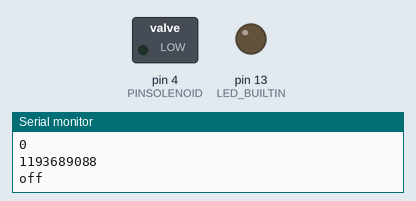
A program run on a simulated Arduino Uno, built with avr-gcc and run on an emulated ATmega328P. Parts: switched loads named in the program (green lamp = pin HIGH), output pins drawn as LEDs (lit = HIGH), the last lines printed to the serial monitor. EEPROM starts erased.

Above: at 3.5 s.
At 4.6 s:
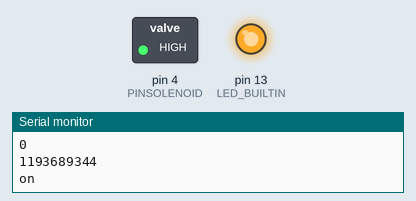
At 8.6 s:
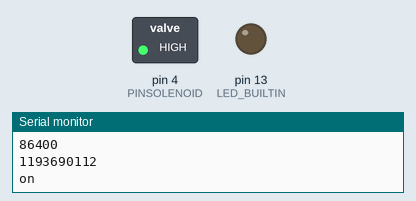
Timing chart, 0 to 10.1 s (numbered marks = the images above):
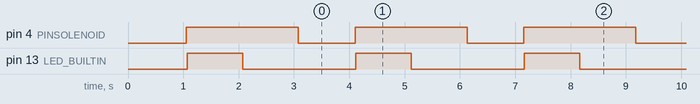

The program:

main.cpp
```cpp
/*
   Terminal Module is like a chat box. It allows you to send and receive commands between your
   board and smartphone.
   NOTE:
   1)For Arduino Mega Connect Bluetooth on Serial3 pins.
   2)For Arduino Uno/Nano library uses SoftwareSerial,hence pin 2 and pin 3 are used
   as RX and TX pins respectively on SoftwareSerial.Hence with arduino Uno
   follow below connections for bluetooth.
   UNO  - BLUETOOTH
   2    - TX
   3    - RX
   3)For Uno/Nano keep bluetooth Baudrate below 38400.

   You can reduce the size of library compiled by enabling only those modules that you want
   to use. For this first define CUSTOM_SETTINGS followed by defining INCLUDE_modulename.

   Explore more on: https://thestempedia.com/docs/dabble/terminal-module/
*/

#include <time_scheduler.h>
#include <Constants.h>
#include <TimeLib.h>
#include <Dabble.h>

#define CUSTOM_SETTINGS
#define INCLUDE_TERMINAL_MODULE

time_t time;
String msg_in = "";             // serial data from serial monitor on arduino to phone
String msg_out = "";            // serial data from phone to arduino
bool dataflag = 0;
Scheduler scheme;


void setup() {
  Serial.begin(9600);       // make sure your Serial Monitor is also set at this baud rate.
  Dabble.begin(9600);       //Change this baudrate as per your bluetooth baudrate. Connect bluetooth on digital pin 2(RX) and 3(TX) for Uno/Nano and on Serial3 pins for Mega.

  setTime(12, 0, 0, 19, 9, 2021);

  pinMode(PINSOLENOID, OUTPUT);
  pinMode(LED_BUILTIN, OUTPUT);
  digitalWrite(PINSOLENOID, LOW);
  digitalWrite(LED_BUILTIN, LOW);

/*   scheme.reset();
  scheme.insert(now()+10, 10);
  scheme.insert(now()+30, 10);
  scheme.insert(now()+50, 10); */

  Serial.println("setup completed");
}


void loop() {
  // Serialdata from phone to arduino-monitor
  Dabble.processInput();
  while (Serial.available() != 0){
    msg_in = String(msg_in + char(Serial.read()));
    dataflag = 1;
  }
  if(dataflag == 1){
    Terminal.print(msg_in);
    Terminal.print(msg_in.length());
    msg_in = "";
    dataflag = 0;
  }

  // from arduino-monitor to phone
  if(Terminal.available()){
    while (Terminal.available() != 0){
      msg_out = String(msg_out + Terminal.read());
      dataflag = 1;
    }
    Serial.println();
    dataflag = 0;
  }
  if(scheme.check_and_execute()){
    digitalWrite(LED_BUILTIN, HIGH);
    delay(1000);
    digitalWrite(LED_BUILTIN, LOW);
  }
  delay(1000);
}
```

Constants.h
```cpp
#ifndef CONSTANTS_H
#define CONSTANTS_H

#define PINSOLENOID 4
#define INDEX_START 0
#define SIZE_START 2
#define BUSY_START 4
#define TIME_START 5
#define TIMES_START 9

#endif
```

time_scheduler.h
```cpp
#ifndef TIME_SCHEDULER_H
#define TIME_SCHEDULER_H
class Scheduler{
public:
    unsigned int index = 0;     // sizeof(unsigned int) = 2
    unsigned int size = 0;
    bool busy = false;          // sizeof(bool) = 1
    unsigned long *times;       // sizeof(unsigned long) = 4 (pointer if ofcourse 2 bytes)

    /*|index|size|busy|time|times       |
      |0-2  |2-4 |4-5 |5-9 |9-(9+size*4)|*/
    Scheduler();
    ~Scheduler();
    // writes everything to eeprom memory (doesn't change after power off)
    void write();
    // resests everything, inclusive eeprom
    void reset();
    // inserts 2 times (since 1970 in seconds) in times
    void insert(unsigned long time, unsigned long duration);
    // sets SOLENOID_PIN to HIGH if necesarry and only then return true
    bool check_and_execute();
    // infinit loop such that when the power is shut off the memory is not corrupted
    void exit();
};
#endif
```

time_scheduler.cpp
```cpp
#include <time_scheduler.h>
#include <TimeLib.h>
#include <Constants.h>
#include <Arduino.h>
#include <EEPROM.h>

Scheduler::Scheduler(){
    EEPROM.get(INDEX_START, index);
    EEPROM.get(SIZE_START, size);
    EEPROM.get(BUSY_START, busy);
    unsigned long t;
    EEPROM.get(TIME_START, t);
    setTime(t);

    if(size != 0){
        times = new unsigned long[size];
        EEPROM.get(TIMES_START, times);
    }else{
        times = nullptr;
    }
}

Scheduler::~Scheduler(){
    delete[] times;
}


void Scheduler::write(){
    EEPROM.put(INDEX_START, index);
    EEPROM.put(SIZE_START, size);
    EEPROM.put(BUSY_START, busy);
    EEPROM.put(TIME_START, now());
    EEPROM.put(TIMES_START, times);
}

void Scheduler::reset(){
    // clear all memory on eeprom
    for(unsigned int i=0; i<EEPROM.length(); i++){
        EEPROM.write(i, 0);
    }
    index = 0;
    size = 0;
    busy = 0;
    delete[] times;
    times = nullptr;
}

void Scheduler::insert(unsigned long time, unsigned long duration){
    size += 2;
    // case 1: empty array
    if(times == nullptr){
        unsigned long *new_times = new unsigned long[2];
        new_times[0] = time;
        new_times[1] = time + duration;
        delete[] times;
        times = new_times;
        write();
        return;
    }
    // case 2: no empty array
    Serial.println(times[0]);
    Serial.println(times[1]);
    unsigned long *new_times = new unsigned long[size];
    int offset = 0;
    for(unsigned int i=0; i < size-2; i += 2){
        if((offset == 0) && (time <= times[i])){
            new_times[i] = time;
            new_times[i+1] = time + duration;
            offset = 2;
        }
        new_times[i+offset] = times[i];
        new_times[i+1+offset] = times[i+1];
    }
    if(offset == 0){    // new timestamps have to be added at the end
        new_times[size-2] = time;
        new_times[size-1] = time + duration;
    }
    delete[] times;
    times = new_times;
    write();
}

bool Scheduler::check_and_execute(){
    time_t t = now();
    Serial.println(index);
    Serial.println(t);
    Serial.println("---------------------");
    Serial.println(times[0]);
    Serial.println(times[1]);
    Serial.println(times[2]);
    Serial.println(times[3]);
    if((not busy) && (t > times[index])){
        Serial.println("on");
        times[index] += 86400;   // day in seconds
        index = (index+1)%size;
        busy = true;
        digitalWrite(PINSOLENOID, HIGH);
        write();
        return true;
    }
    if(busy && (t > times[index])){
        Serial.println("off");
        times[index] += 86400;
        index = (index+1)%size;
        busy = false;
        digitalWrite(PINSOLENOID, LOW);
    }
    write();
    return false;
}

void Scheduler::exit(){
    while(true){;}
}
```

Measured:
- by itself, pin 4 (PINSOLENOID): alternates HIGH for 2.0 s and LOW for 1.0 s
- by itself, pin 13 (LED_BUILTIN): alternates HIGH for 1.0 s and LOW for 2.0 s
- by itself, everything shown: repeats every 3.0 s, in 3 steps
